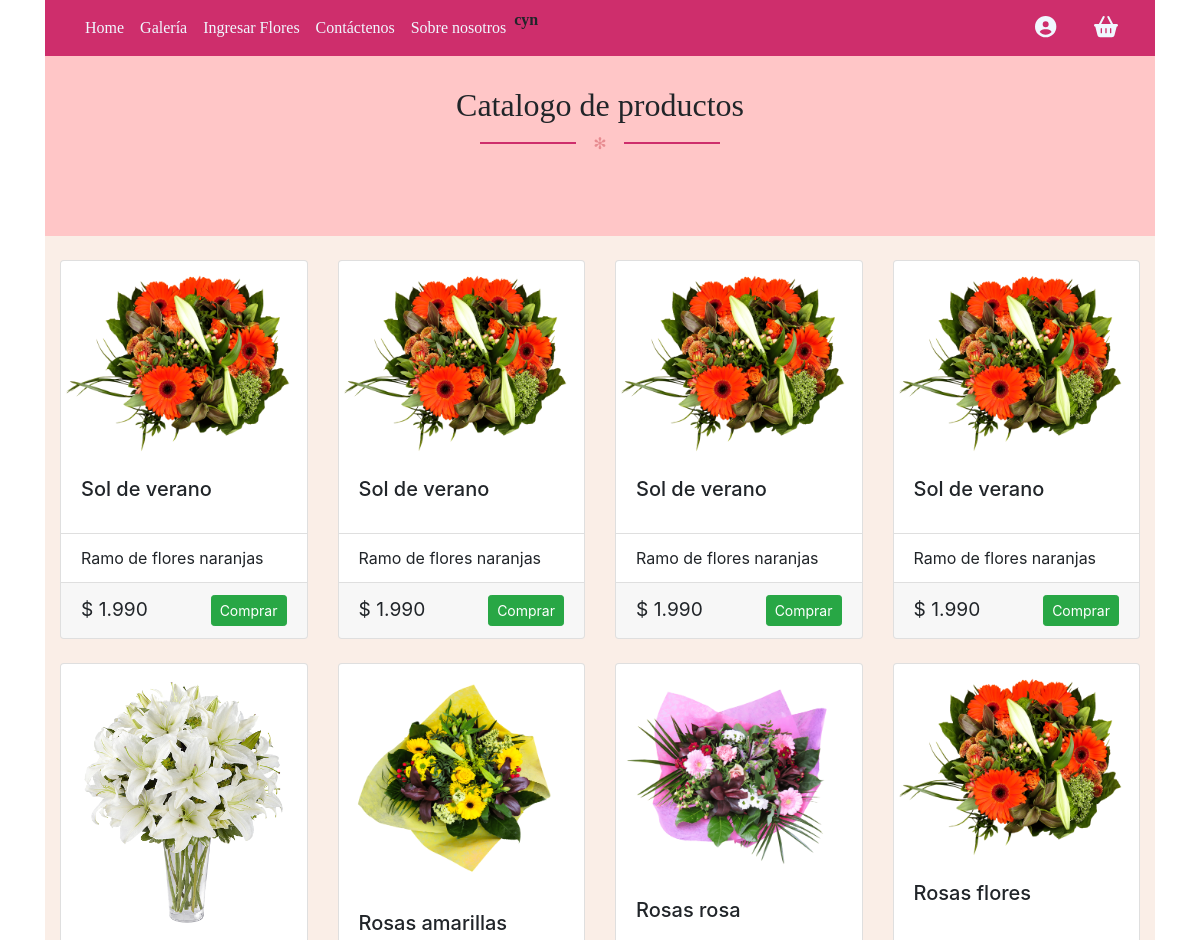
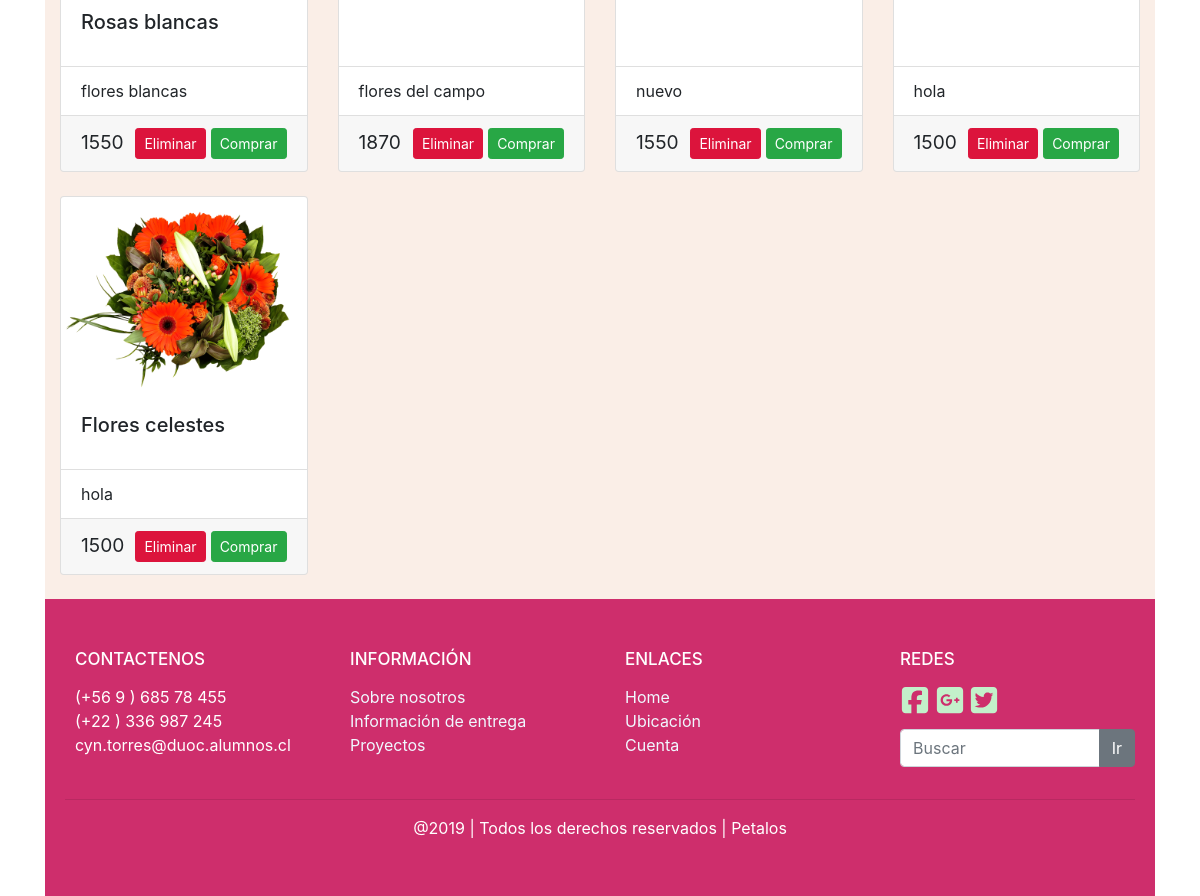
Page /galeria/ (signed in) on the committed database (2 pictures, top to bottom).
### floreria/models.py (models this page shows, shortened)
class Flores(models.Model):
    name=models.CharField(max_length=100, primary_key=True)
    valor=models.IntegerField()
    descripcion=models.TextField()
    estado=models.ForeignKey(Estado,on_delete=models.CASCADE)
    stock=models.IntegerField()
    fotografia=models.ImageField(upload_to="flores",null=True)

### floreria/views.py (the view)
# urls.py: path('galeria/',galeria,name='galeria'),
@login_required(login_url='/login/')
def galeria(request):
    flores=Flores.objects.all()
    return render(request, 'core/galeria.html',{'listaflores':flores})

### floreria/templates/core/galeria.html (shortened to what this page needs)
{% extends "core/base.html" %}
{% load static %}
{% block contenido %}
<div class="section">
    <div class="container">
        <div class="section section-card-blog">
            <div class="container">
                <div class="row" style="height: 180px;">
                    <div class="letra-areas">
                        <h2>Catalogo de productos</h2>
                        <div class="separator separator-danger">✻</div>
                    </div>
                </div>
            </div>
        </div>
        <div class="section section-card-color">
            <div class="container">
                <div class="row">
                    <div class="col-sm-6 col-md-4 col-lg-3 mt-4">
                        <div class="card h-100">
                            <img class="card-img-top img-fluid" src="{% static 'core/img/ramo_naranjo.png' %}">
                            <div class="card-body">
                                <h5 class="card-title">Sol de verano</h5>
                            </div>
                            <ul class="list-group list-group-flush">
                                <li class="list-group-item">Ramo de flores naranjas</li>
                            </ul>
                            <div class="card-footer card-link">
                                <big>$ 1.990</big>
                                <a href="{% url 'galeria' %}" class="btn btn-success float-right btn-sm">Comprar</a>
                            </div>
                        </div>
                    </div>
                    <div class="col-sm-6 col-md-4 col-lg-3 mt-4">
                        <div class="card h-100">
                            <img class="card-img-top img-fluid" src="{% static 'core/img/ramo_naranjo.png' %}">
                            <div class="card-body">
                                <h5 class="card-title">Sol de verano</h5>
                            </div>
                            <ul class="list-group list-group-flush">
                                <li class="list-group-item">Ramo de flores naranjas</li>
                            </ul>
                            <div class="card-footer card-link">
                                <big>$ 1.990</big>
                                <a href="{% url 'galeria' %}" class="btn btn-success float-right btn-sm">Comprar</a>
                            </div>
                        </div>
                    </div>
                    <div class="col-sm-6 col-md-4 col-lg-3 mt-4">
                        <div class="card h-100">
                            <img class="card-img-top img-fluid" src="{% static 'core/img/ramo_naranjo.png' %}">
                            <div class="card-body">
                                <h5 class="card-title">Sol de verano</h5>
                            </div>
                            <ul class="list-group list-group-flush">
                                <li class="list-group-item">Ramo de flores naranjas</li>
                            </ul>
                            <div class="card-footer card-link">
                                <big>$ 1.990</big>
                                <a href="{% url 'galeria' %}" class="btn btn-success float-right btn-sm">Comprar</a>
                            </div>
                        </div>
                    </div>
                    <div class="col-sm-6 col-md-4 col-lg-3 mt-4">
                        <div class="card h-100">
                            <img class="card-img-top img-fluid" src="{% static 'core/img/ramo_naranjo.png' %}">
                            <div class="card-body">
                                <h5 class="card-title">Sol de verano</h5>
                            </div>
                            <ul class="list-group list-group-flush">
                                <li class="list-group-item">Ramo de flores naranjas</li>
                            </ul>
                            <div class="card-footer card-link">
                                <big>$ 1.990</big>
                                <a href="{% url 'galeria' %}" class="btn btn-success float-right btn-sm">Comprar</a>
                            </div>
                        </div>
                    </div>
                    {% for f in listaflores %}
                    <div class="col-sm-6 col-md-4 col-lg-3 mt-4 flores">
                        <div class="card h-100">
                            <img class="card-img-top img-fluid" src="{{ f.fotografia.url }}">
                            <div class="card-body">
                                <h5 class="card-title">{{f.name}}</h5>
                            </div>
                            <ul class="list-group list-group-flush">
                                <li class="list-group-item">{{f.descripcion}}</li>
                            </ul>
                            <div class="card-footer card-link">
                                <big>{{f.valor}}</big>
                                <a href="{% url 'agregar_carro' f.name %}" class="btn btn-success float-right btn-sm"
                                    style="margin-left: 5px;">Comprar</a>
                                <a href="{% url 'eliminar_flores' f.name %}" class="btn btn-success float-right btn-sm"
                                    style="background-color: crimson; border-color: crimson;">Eliminar</a>
                            </div>
                        </div>
                    </div>
                    {% endfor %}
                </div>
                <br>
            </div>
        </div>
    </div>
</div>
{% endblock contenido %}

### floreria/templates/core/base.html (shortened to what this page needs)
<!DOCTYPE html>
<html lang="en">
{% load static %}
<head>
    <link href="{% static 'core/css/bootstrap.min.css'   %}" type="text/css" rel="stylesheet">
    <link href="{% static 'core/css/fontawesome.min.css' %}" type="text/css" rel="stylesheet">
    <link href="{% static 'core/css/estilos.css'          %}" type="text/css" rel="stylesheet">
    {% load pwa %}
</head>
<body>
    <header>
        <div class="container">
            <nav class="navbar navbar-expand-lg navbar-light  menu">
                <div class="collapse navbar-collapse" id="navbarNavDropdown">
                    <ul class="nav navbar-nav">
                        <li class="nav-item">
                            <a class="nav-link" style="color: aliceblue" href="{% url 'home' %}">Home</a>
                        </li>
                        <li class="nav-item">
                            <a class="nav-link" style="color: aliceblue" href="{% url 'galeria' %}">Galería</a>
                        </li>
                        <li class="nav-item">
                            <a class="nav-link" style="color: aliceblue" href="{% url 'formu' %}">Ingresar Flores</a>
                        </li>
                        <li class="nav-item">
                            <a class="nav-link" style="color: aliceblue" href="{% url 'contactenos' %}">Contáctenos</a>
                        </li>
                        <li class="nav-item">
                            <a class="nav-link" style="color: aliceblue" href="{% url 'sobreNosotros' %}">Sobre
                                nosotros</a>
                        </li>
                        <br>
                        <li>
                            <b>{{user.username}}</b>
                        </li>
                    </ul>
                    <ul class="navbar-nav ml-auto">
                        <li class="dropdown">
                            <div class="btn-group" role="group">
                                <button id="btnGroupDrop1" type="button" class="btn btn-primary-outline dropdown-toggle"
                                    style="color: aliceblue" data-toggle="dropdown" aria-haspopup="true"
                                    aria-expanded="false">
                                    <i class="fas fa-user-circle fa-lg"></i>
                                </button>
                            </div>
                            <div class="btn-group" role="group">
                                <button id="btnGroupDrop1" type="button" class="btn btn-primary-outline dropdown-toggle"
                                    style="color: aliceblue" data-toggle="dropdown" aria-haspopup="true"
                                    aria-expanded="false">
                                    <i class="fas fa-shopping-basket fa-lg"></i>
                                </button>
                            </div>
                        </li>
                    </ul>
                </div>
            </nav>
        </div>
    </header>
    <section>
        {% block contenido %}
        {% endblock contenido %}
    </section>
    <div class="container">
        <footer class="footer_area">
            <div class="row">
                <div class="col-md-3 col-sm-6">
                    <div class="single_ftr" style="margin: 10px;">
                        <h4 class="sf_title">Contactenos</h4>
                        <ul>
                            <li>(+56 9 ) 685 78 455 <br> (+22 ) 336 987 245</li>
                            <li>cyn.torres@duoc.alumnos.cl</li>
                        </ul>
                    </div>
                </div>
                <div class="col-md-3 col-sm-6">
                    <div class="single_ftr" style="margin: 10px;">
                        <h4 class="sf_title">Información</h4>
                        <ul>
                            <li><a href="#" style="color: aliceblue; text-decoration:none;">Sobre nosotros</a></li>
                            <li><a href="#" style="color: aliceblue; text-decoration:none;">Información de entrega</a>
                            </li>
                            <li><a href="#" style="color: aliceblue; text-decoration:none;">Proyectos</a></li>
                        </ul>
                    </div>
                </div>
                <div class="col-md-3 col-sm-6">
                    <div class="single_ftr" style="margin: 10px;">
                        <h4 class="sf_title">Enlaces</h4>
                        <ul>
                            <li><a href="#" style="color: aliceblue; text-decoration:none;">Home</a></li>
                            <li><a href="#" style="color: aliceblue; text-decoration:none;">Ubicación</a></li>
                            <li><a href="#" style="color: aliceblue; text-decoration:none;">Cuenta</a></li>
                        </ul>
                    </div>
                </div>
                <div class="col-md-3 col-sm-6">
                    <div class="single_ftr" style="margin: 10px;">
                        <h4 class="sf_title">Redes</h4>
                        <a href="https://www.facebook.com/"><i class="fab fa-facebook-square"
                                style="height: 30px; width: 30px; color: #c3f0ca;"></i></a>
                        <a href="https://www.google.com/"><i class="fab fa-google-plus-square"
                                style="height: 30px; width: 30px; color: #c3f0ca;"></i></a>
                        <a href="https://twitter.com/"><i class="fab fa-twitter-square"
                                style="height: 30px; width: 30px; color: #c3f0ca;"></i></a>
                    </div>
                    <div class="input-group mb-3" style="padding-left: 10px;">
                        <input type="text" class="form-control" placeholder="Buscar" aria-label="Recipient's username"
                            aria-describedby="button-addon2">
                        <div class="input-group-append">
                            <button class="btn btn-secondary" type="button" id="button-addon2">Ir</button>
                        </div>
                    </div>
                </div>
            </div>
            <hr>
            <p style="text-align: center;" class="f-b">@2019 | Todos los derechos reservados | Petalos </p>
    </div>
</body>
</html>

### floreria/static/core/css/estilos.css (style rules this page uses)
.menu { font-family: Georgia, 'Times New Roman', Times, serif; background-color: #ce2e6c; }
.letra-areas { margin-top: 30px; margin-bottom: 25px; min-height: 32px; margin: 0 auto 10px; padding: 30px 0px; font-family: 'Times New Roman', Times, serif; }
.separator-danger { color: #e78b90; }
.separator-danger:before, .separator-danger:after { border-color: #e78b90; }
.separator { margin: 0 auto 20px; max-width: 240px; text-align: center; position: relative; }
.separator:before { float: left; }
.separator:before { display: block; width: 40%; content: " "; margin-top: 10px; border: 1px solid #ce2e6c; }
.separator:after { float: right; }
.separator:after { display: block; width: 40%; content: " "; margin-top: 10px; border: 1px solid #ce2e6c; }
ul { list-style: none; padding-left: 0px; margin-bottom: 0; }
.footer_area { padding:40px 20px; position: relative; color: #fff; z-index: 100; background: #ce2e6c; word-break: break-all; word-wrap: break-word; }
.sf_title { color: #fff; text-transform: uppercase; font-size: 17px; margin-top: 0px; margin-bottom: 15px; }
.section-card-blog { background-color: #ffc6c7; }
.section-card-color { background-color: #faeee7; }
.section { position: relative; }
.dropdown-toggle::after { border: none; }

### rows in the picture
Flores: fotografia (picture), name "Rosas blancas", descripcion "flores blancas", valor "1550"
Flores: fotografia (picture), name "Rosas amarillas", descripcion "flores del campo", valor "1870"
Flores: fotografia (picture), name "Rosas rosa", descripcion "nuevo", valor "1550"
Flores: fotografia (picture), name "Rosas flores", descripcion "hola", valor "1500"
Flores: fotografia (picture), name "Flores celestes", descripcion "hola", valor "1500"

### other values in the picture
{{ user.username }} "cyn"
